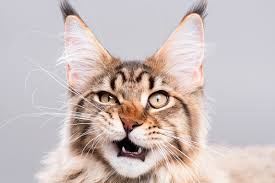
#> input picture week1/image1.jpg, 275 x 183 px
$ python week1.py
#> lines starting #> are read from the running program, lines starting #| are printed output that depends on the picture
# coding: utf-8

# In[1]:


import matplotlib.pyplot as plt
import matplotlib.image as mpimg
import numpy as np
img=mpimg.imread('image1.jpg')
#> img is the input picture: shape (183, 275, 3); mean R, G, B 203.2, 190.6, 188.8
get_ipython().run_line_magic('matplotlib', 'inline')
plt.imshow(img)


# In[2]:


img.shape


# In[3]:


img.ndim,img.shape
plt.imshow(-img)


# In[4]:


def my_function_1(my_img):

    print("eksen sayısı : ",my_img.ndim)
#| eksen sayısı :  3
    print(" eksen değerleri : ",my_img.shape)
#|  eksen değerleri :  (183, 275, 3)

    print(" en küçük kırmızı renk değeri : ",np.min(my_img[:,:,0]))
#|  en küçük kırmızı renk değeri :  0
    print(" en büyük kırmızı renk değeri : ",np.max(my_img[:,:,0]))
#|  en büyük kırmızı renk değeri :  255

    print(" en küçük yeşil renk değeri : ",np.min(my_img[:,:,1]))
#|  en küçük yeşil renk değeri :  0
    print(" en büyük yeşil renk değeri : ",np.max(my_img[:,:,1]))
#|  en büyük yeşil renk değeri :  255

    print(" en küçük mavi renk değeri : ",np.min(my_img[:,:,2]))
#|  en küçük mavi renk değeri :  0
    print(" en büyük mavi renk değeri : ",np.max(my_img[:,:,2]))
#|  en büyük mavi renk değeri :  255


# In[5]:


my_function_1(img)
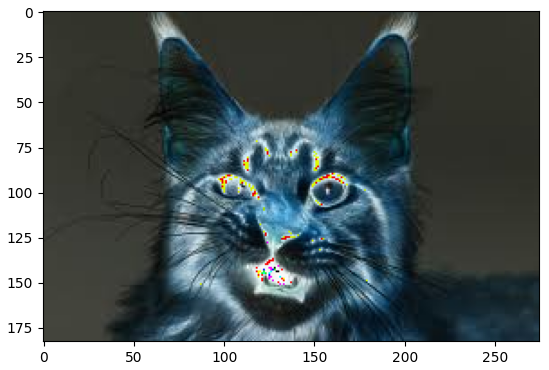
#> figure drawn by matplotlib, 1 panel
